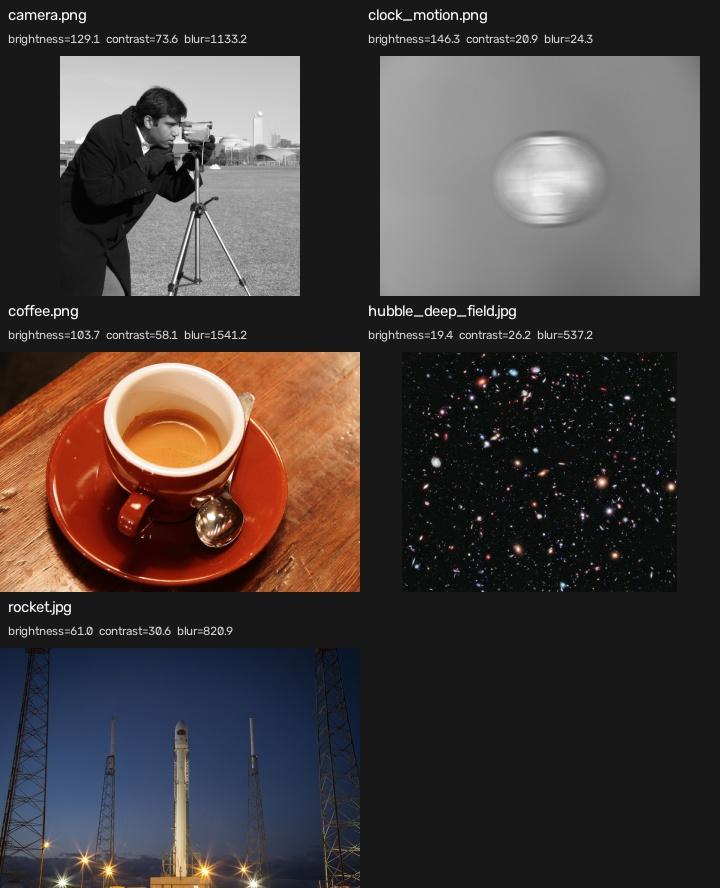
#> input picture examples/public_sample/public_sample_contact_sheet.jpg, 720 x 888 px
$ python -i metrics.py   (imports and definitions only)   (older library calls are emulated)
#> lines starting #> are read from the running program, lines starting #| are printed output that depends on the picture
#> further down, picture is the input picture: shape (888, 720, 3); mean B, G, R 60.7, 62.6, 71
"""Simple image metrics used by the dataset inspector."""

from __future__ import annotations

import cv2
import numpy as np
from numpy.typing import NDArray


def to_grayscale(image: NDArray[np.generic]) -> NDArray[np.generic]:
    """Convert an OpenCV image to a single grayscale channel."""
    if image.ndim == 2:
        return image
    if image.ndim != 3:
        raise ValueError("The decoded image must have two or three dimensions.")

    channels = image.shape[2]
#> channels = 3
    if channels == 1:
        return image[:, :, 0]
    if channels == 3:
        return cv2.cvtColor(image, cv2.COLOR_BGR2GRAY)
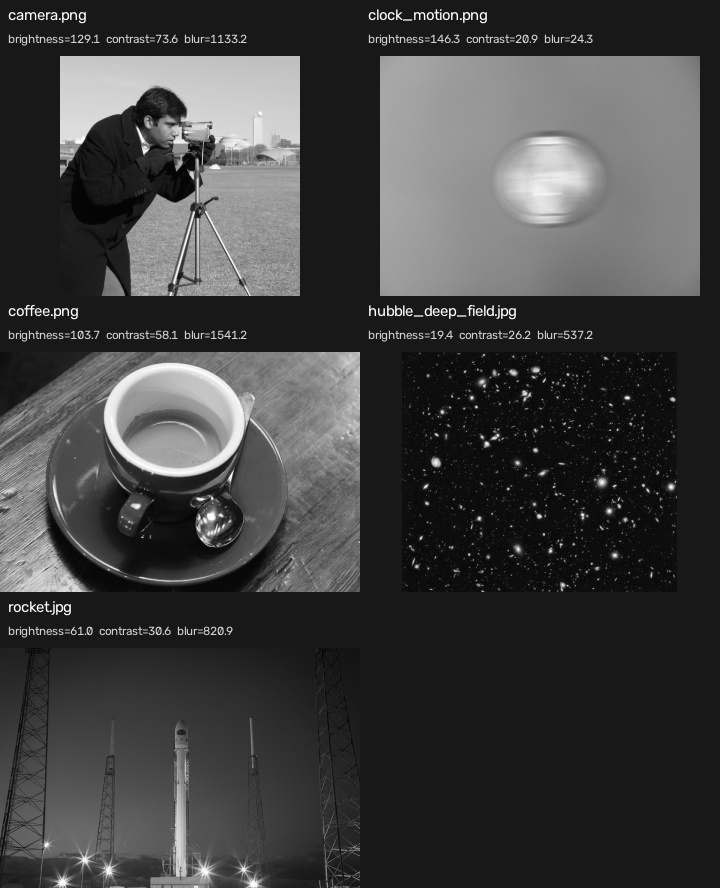
#> returned value: shape (888, 720); min 0, max 255, mean 64.9
    if channels == 4:
        return cv2.cvtColor(image, cv2.COLOR_BGRA2GRAY)
    raise ValueError("The decoded image has an unsupported channel count.")


def calculate_brightness(image: NDArray[np.generic]) -> float:
    """Return the mean grayscale intensity."""
    grayscale = to_grayscale(image)
    return float(np.mean(grayscale))


def calculate_contrast(image: NDArray[np.generic]) -> float:
    """Return the standard deviation of grayscale intensities."""
    grayscale = to_grayscale(image)
    return float(np.std(grayscale))


def calculate_blur_score(image: NDArray[np.generic]) -> float:
    """Return the variance of the grayscale Laplacian."""
    grayscale = to_grayscale(image)
    laplacian = cv2.Laplacian(grayscale, cv2.CV_64F)
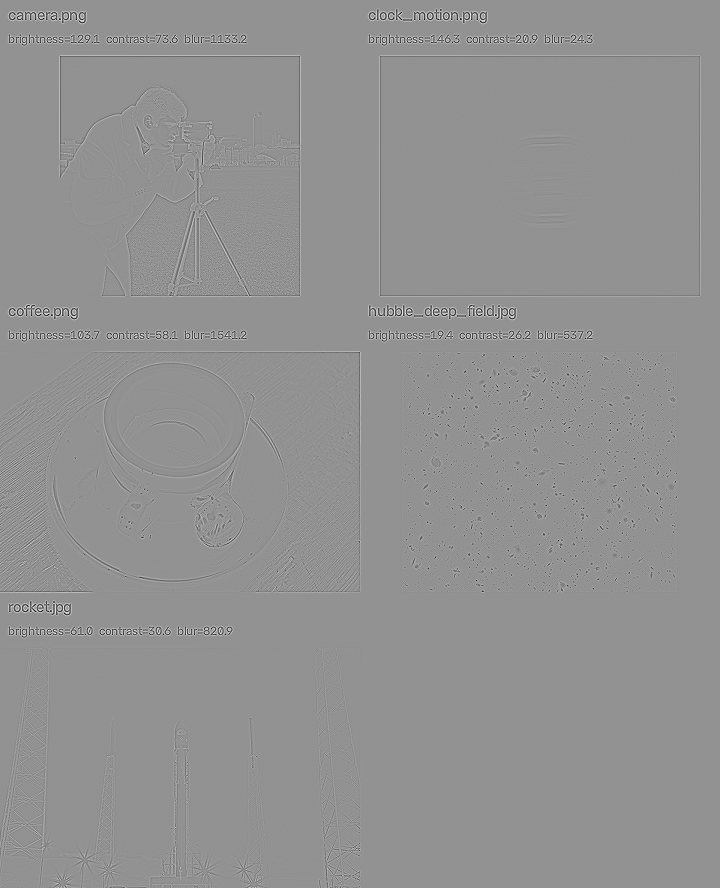
#> laplacian: shape (888, 720) float64; min -648, max 483, mean 0; drawn with min black and max white
    return float(np.var(laplacian))

>>> import cv2
>>> picture = cv2.imread('../../examples/public_sample/public_sample_contact_sheet.jpg')
>>> result = calculate_blur_score(picture)
#> result = 1623.5
